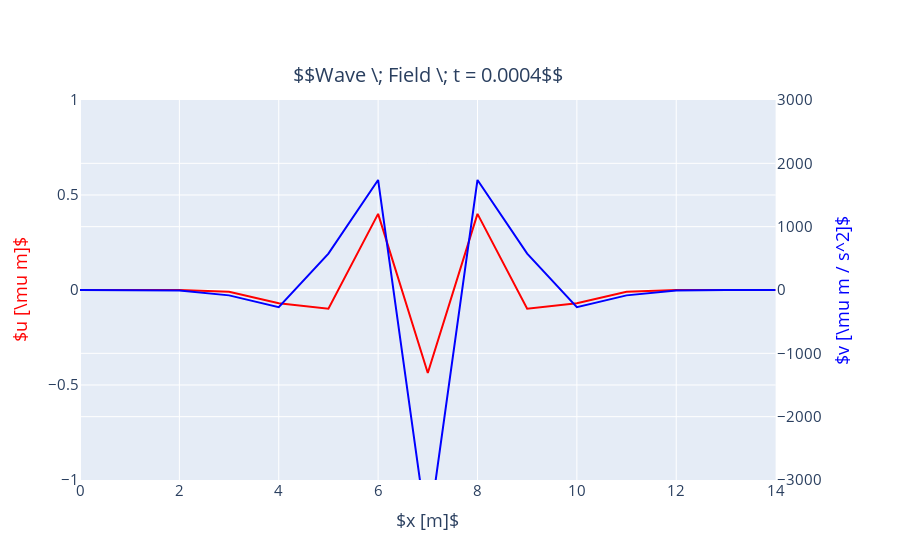

Source (notebook cell):
### Code cell
idx = 4
plot_uv(results[0]['field']['u'][idx], results[0]['field']['v'][idx], results[0]['times'][idx], plot_v=True).show(backend='svg')

### Figure 1 — Plotly figure (JSON) as saved in the notebook; plotly's stock layout.template omitted (floating-point values rounded to 4 significant figures)
{"data": [{"line": {"color": "blue"}, "mode": "lines", "name": "$v [\\mu m / s^2]$", "showlegend": false, "type": "scatter", "x": [0, 1, 2, 3, 4, 5, 6, 7, 8, 9, 10, 11, 12, 13, 14], "xaxis": "x", "y": [-0.008775, -0.3351, -7.624, -84.77, -271.6, 574.1, 1737.0, -3894.0, 1737.0, 574.1, -271.6, -84.77, -7.624, -0.3351, -0.008775], "yaxis": "y2"}, {"line": {"color": "red"}, "mode": "lines", "name": "$u [\\mu m]$", "showlegend": false, "type": "scatter", "x": [0, 1, 2, 3, 4, 5, 6, 7, 8, 9, 10, 11, 12, 13, 14], "xaxis": "x", "y": [-3.888e-07, -1.854e-05, -0.0005628, -0.009524, -0.06961, -0.09879, 0.4006, -0.4368, 0.4006, -0.09879, -0.06961, -0.009524, -0.0005628, -1.854e-05, -3.888e-07], "yaxis": "y"}], "layout": {"annotations": [{"font": {"size": 20}, "showarrow": false, "text": "$$Wave \\; Field \\; t = 0.0004$$", "x": 0.47, "xanchor": "center", "xref": "paper", "y": 1, "yanchor": "bottom", "yref": "paper", "yshift": 10}], "font": {"size": 15}, "xaxis": {"anchor": "y", "domain": [0, 0.94], "title": {"text": "$x [m]$"}}, "yaxis": {"anchor": "x", "domain": [0, 1], "exponentformat": "e", "range": [-1, 1], "showexponent": "all", "title": {"font": {"color": "red"}, "text": "$u [\\mu m]$"}}, "yaxis2": {"anchor": "x", "exponentformat": "e", "overlaying": "y", "range": [-3000, 3000], "showexponent": "all", "side": "right", "title": {"font": {"color": "blue"}, "text": "$v [\\mu m / s^2]$"}}}}
